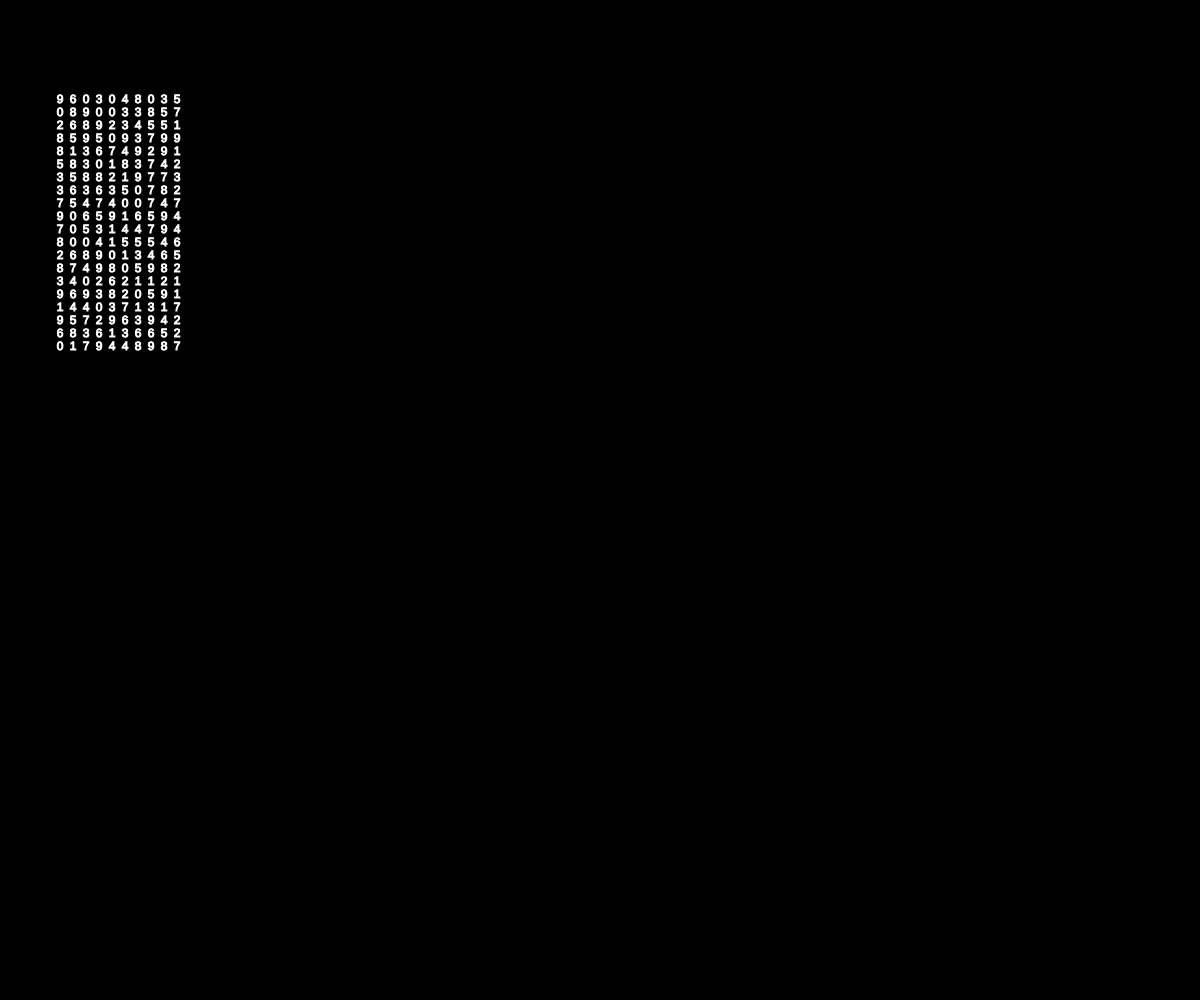
Frame 1 (no input)
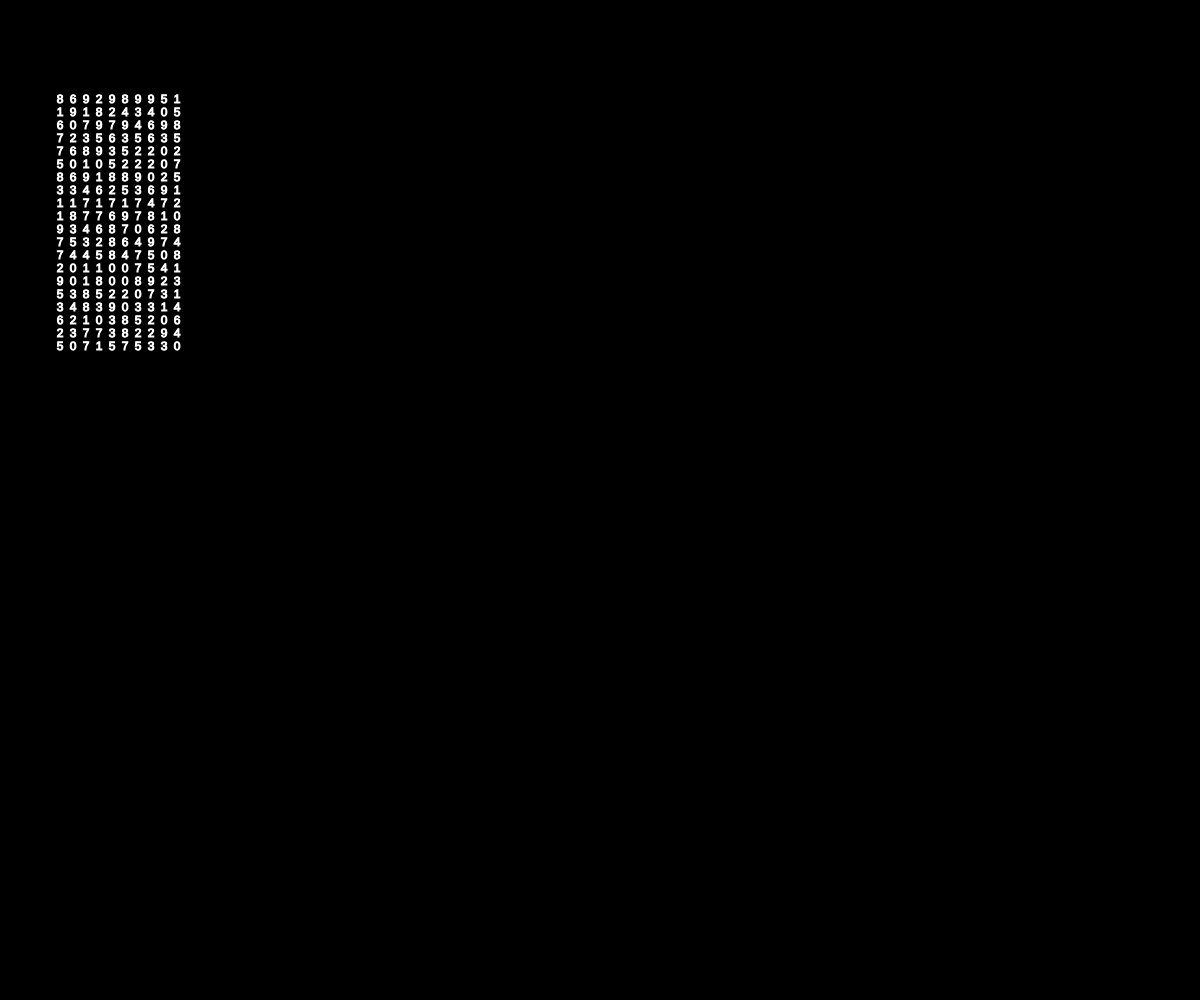
Frame 60 (no input)
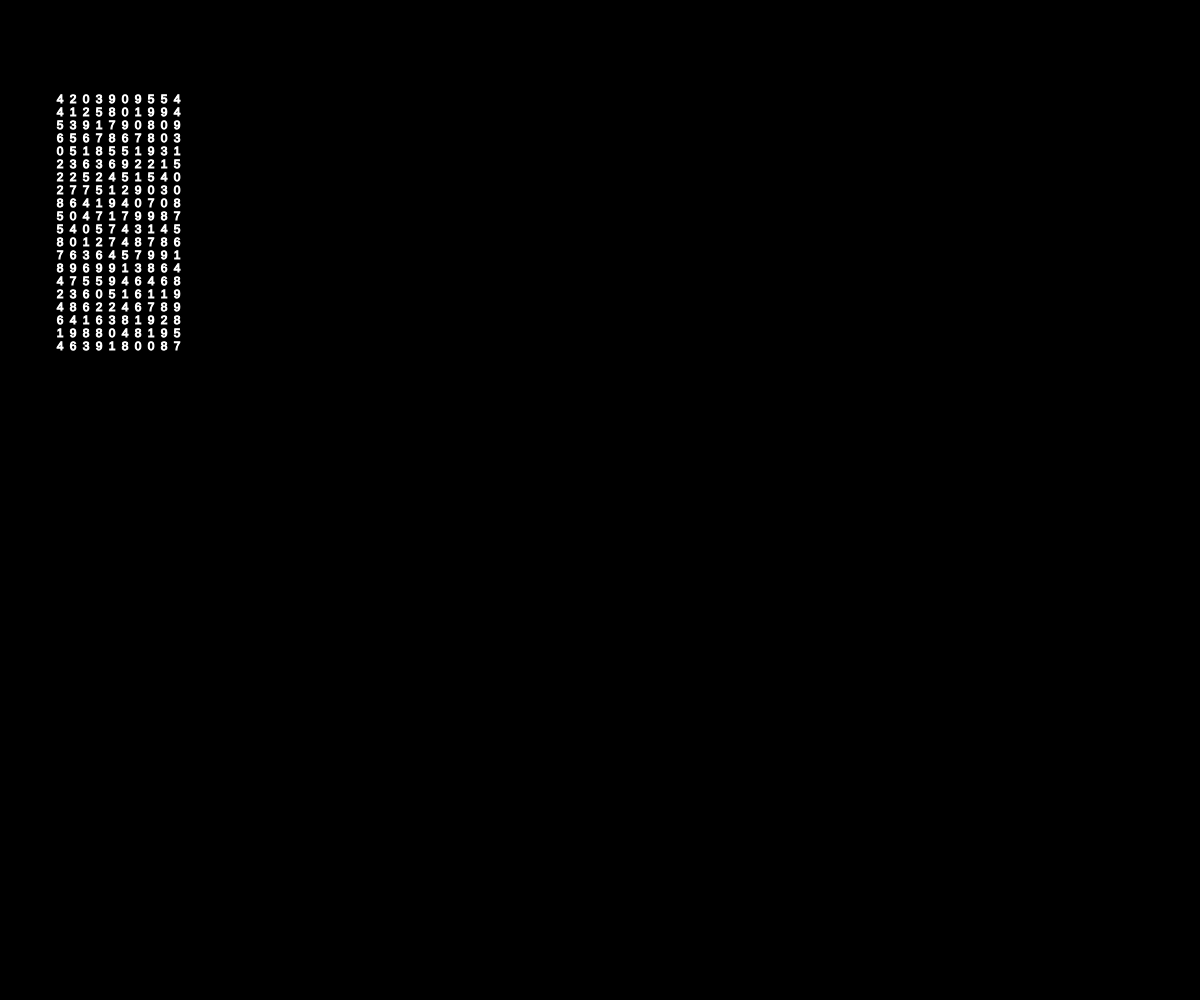
Frame 120 (the mouse pressed at the canvas centre since frame 60)

The p5.js sketch that drew these frames (run headless with seeded random() and noise() and a simulated clock; from frame 60 on, the mouse is pressed at the canvas centre):

// p5.js sketch
// ── sketch.js
/*
Write a short program that prints each number from 1 to 100 on a new line. 
For each multiple of 3, print "Fizz" instead of the number. 
For each multiple of 5, print "Buzz" instead of the number. 
For numbers which are multiples of both 3 and 5, print "FizzBuzz" instead of the number.
*/


class Cell {
	constructor(pos) {
		this.pos = pos;
		this.val = parseInt(Math.random() * 10, 10);
		this.colors = {
			red: '#ffcdd2',
			blue: '#CFD8DC',
			green: '#C8E6C9',
		}

	}
	update() {
		this.val = parseInt(Math.random() * 10, 10);
		this.draw_cell();
	}
	draw_cell() {
		push();
		fill('#FFFFFF');
		stroke('#FFFFFF');
		textAlign(CENTER, CENTER);
		text(this.val, this.pos.x,this.pos.y);
		pop();
	}

}


var c;
var grid = [];
function setup() {
	createCanvas(windowWidth, windowHeight);
	background(0);
	let x = windowWidth * 0.05;
	let y = windowHeight * 0.10;
	for (let i of [...Array(20).keys()]) {
		for (let i of [...Array(10).keys()]) {
			grid.push(new Cell(createVector(x, y)))
			x += 13;
		}
		x = windowWidth * 0.05;
		y += 13;
	}

}
function draw() {
	background(0);
	for (let i of grid) {
		i.update();
	}

}
